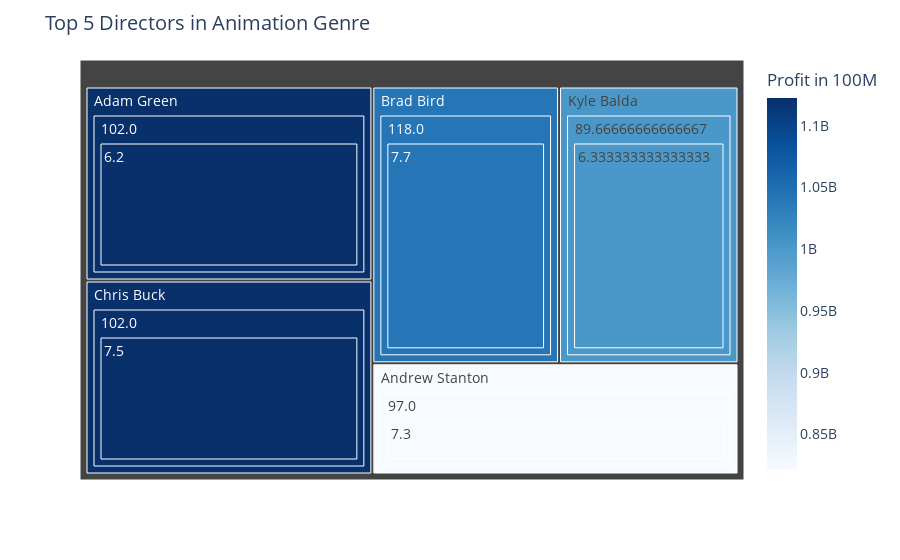

The notebook cell this image was saved under:
### Code cell
import plotly.express as px
import pandas as pd

fig = px.treemap(top_5, path=['director','runtime_minutes', 'averagerating'], values='world_profit',
                  color='world_profit', color_continuous_scale=px.colors.sequential.Blues, 
                 labels={
                     "director":"Director",
                     "world_profit": "Profit in 100M",
                 })

fig.update_layout(
    title=dict(text="Top 5 Directors in Animation Genre", font=dict(size=20)),
    font=dict(
        size=14,)
)

fig.show()

### Figure 1 — Plotly figure (JSON) as saved in the notebook; plotly's stock layout.template omitted (floating-point values rounded to 4 significant figures)
{"data": [{"branchvalues": "total", "customdata": [[1122469910], [1002000000.0], [821215193], [1122469910], [1042520711], [1002000000.0], [821215193], [1122469910], [1122469910], [1042520711], [1122469910], [821215193], [1042520711], [1122469910], [1002000000.0]], "domain": {"x": [0, 1], "y": [0, 1]}, "hovertemplate": "labels=%{label}<br>world_profit_sum=%{value}<br>parent=%{parent}<br>id=%{id}<br>Profit in 100M=%{color}<extra></extra>", "ids": ["Adam Green/102.0/6.2", "Kyle Balda/89.66666666666667/6.333333333333333", "Andrew Stanton/97.0/7.3", "Chris Buck/102.0/7.5", "Brad Bird/118.0/7.7", "Kyle Balda/89.66666666666667", "Andrew Stanton/97.0", "Adam Green/102.0", "Chris Buck/102.0", "Brad Bird/118.0", "Adam Green", "Andrew Stanton", "Brad Bird", "Chris Buck", "Kyle Balda"], "labels": ["6.2", "6.333333333333333", "7.3", "7.5", "7.7", "89.66666666666667", "97.0", "102.0", "102.0", "118.0", "Adam Green", "Andrew Stanton", "Brad Bird", "Chris Buck", "Kyle Balda"], "marker": {"coloraxis": "coloraxis", "colors": [1122469910, 1002000000.0, 821215193, 1122469910, 1042520711, 1002000000.0, 821215193, 1122469910, 1122469910, 1042520711, 1122469910, 821215193, 1042520711, 1122469910, 1002000000.0]}, "name": "", "parents": ["Adam Green/102.0", "Kyle Balda/89.66666666666667", "Andrew Stanton/97.0", "Chris Buck/102.0", "Brad Bird/118.0", "Kyle Balda", "Andrew Stanton", "Adam Green", "Chris Buck", "Brad Bird", "", "", "", "", ""], "type": "treemap", "values": [1122469910, 1002000000.0, 821215193, 1122469910, 1042520711, 1002000000.0, 821215193, 1122469910, 1122469910, 1042520711, 1122469910, 821215193, 1042520711, 1122469910, 1002000000.0]}], "layout": {"coloraxis": {"colorbar": {"title": {"text": "Profit in 100M"}}, "colorscale": [[0, "rgb(247,251,255)"], [0.125, "rgb(222,235,247)"], [0.25, "rgb(198,219,239)"], [0.375, "rgb(158,202,225)"], [0.5, "rgb(107,174,214)"], [0.625, "rgb(66,146,198)"], [0.75, "rgb(33,113,181)"], [0.875, "rgb(8,81,156)"], [1, "rgb(8,48,107)"]]}, "font": {"size": 14}, "legend": {"tracegroupgap": 0}, "margin": {"t": 60}, "title": {"font": {"size": 20}, "text": "Top 5 Directors in Animation Genre"}}}
